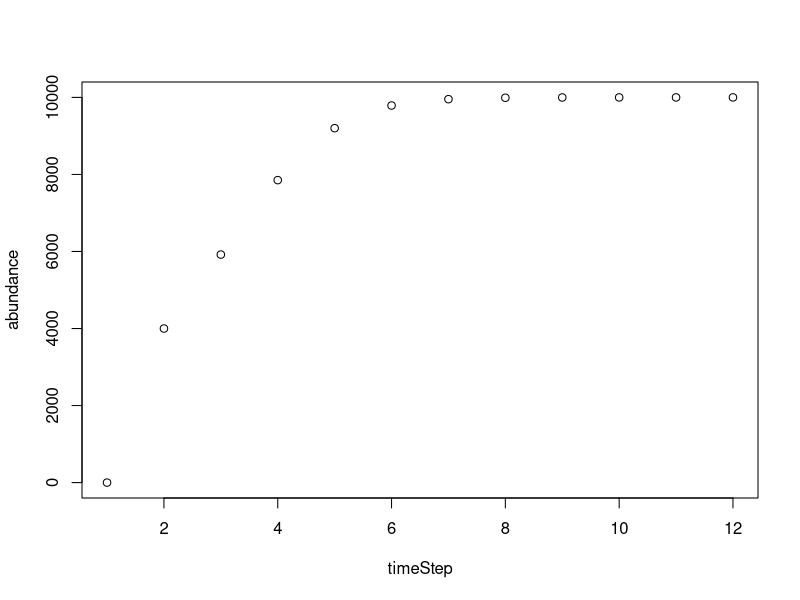

This figure's R source:
#Create a for loop to figure out the abundance of a population at time step [t] & turn it into a function
#previous abundance = n[t-1] = n
#intrisic growth rate = r
#environmental carrying capacity = K
#new abundance at new time step = n[t]
#n[t] = n[t-1] + (r * n[t-1] * (K - n[t-1]) / K)
#new n = n + (r * n * (K - n) / K)
logGrowMod <- function(n, r, K, t) {
  timeStep <- seq(1, t)
  abundance <- rep(0, t)
  for (i in 2:t) {
    nAtT <- n + (r * n * (K-n) / K)
    n <- nAtT
    abundance[i] <- nAtT
  }
  #generate a plot of your generation time (aka time step) vs population abundance
  plot(timeStep, abundance)
  #you cannot have multi-argument returns, so combine them and return only one argument
  tVsA <- cbind(timeStep, abundance)
  return(tVsA)
}
#call the function with specified parameters and save it to a new vector
results <- logGrowMod(2500, 0.8, 10000, 12)
#change column names in result from function vector names to appropriate given names
colnames(results) <- c("generation", "abundance")
#save your data as a csv file, and remove empty row names column
write.csv(results, "LogGrowMod_Results.csv", row.names = FALSE)
